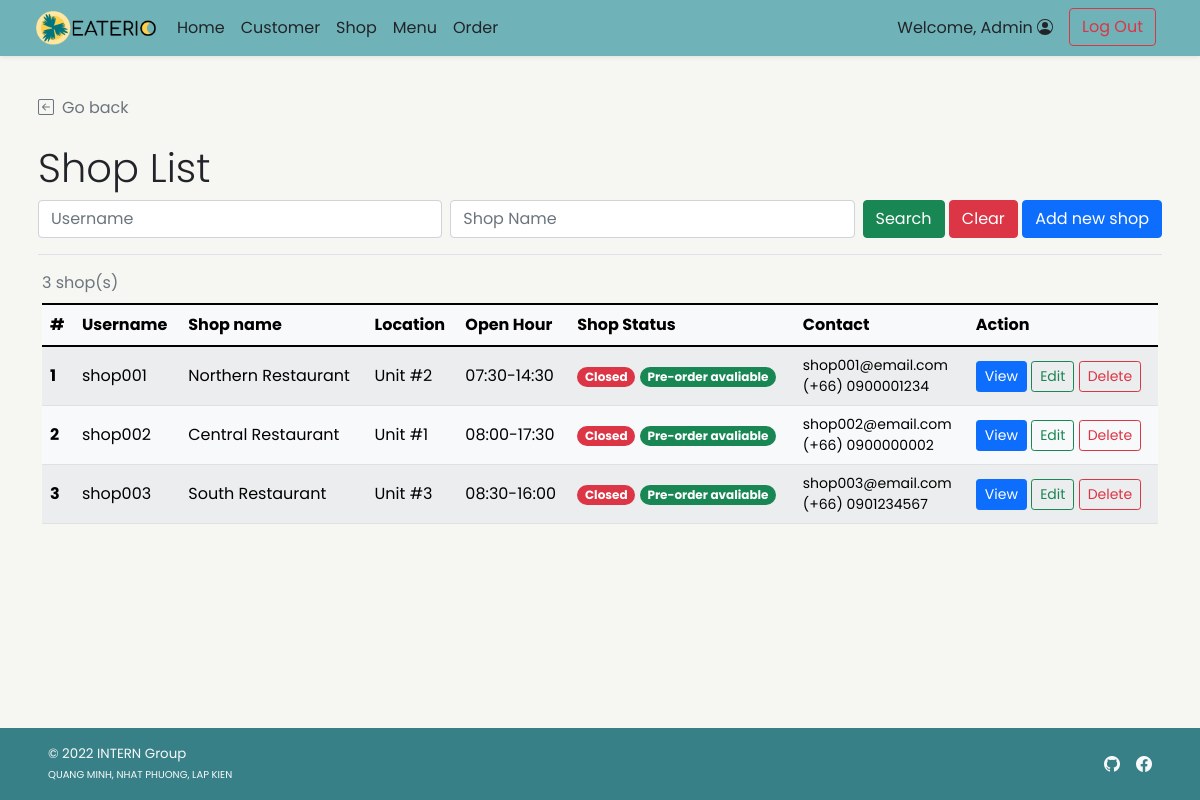
The page /admin/admin_shop_list.php (signed in) on the database as committed earlier.
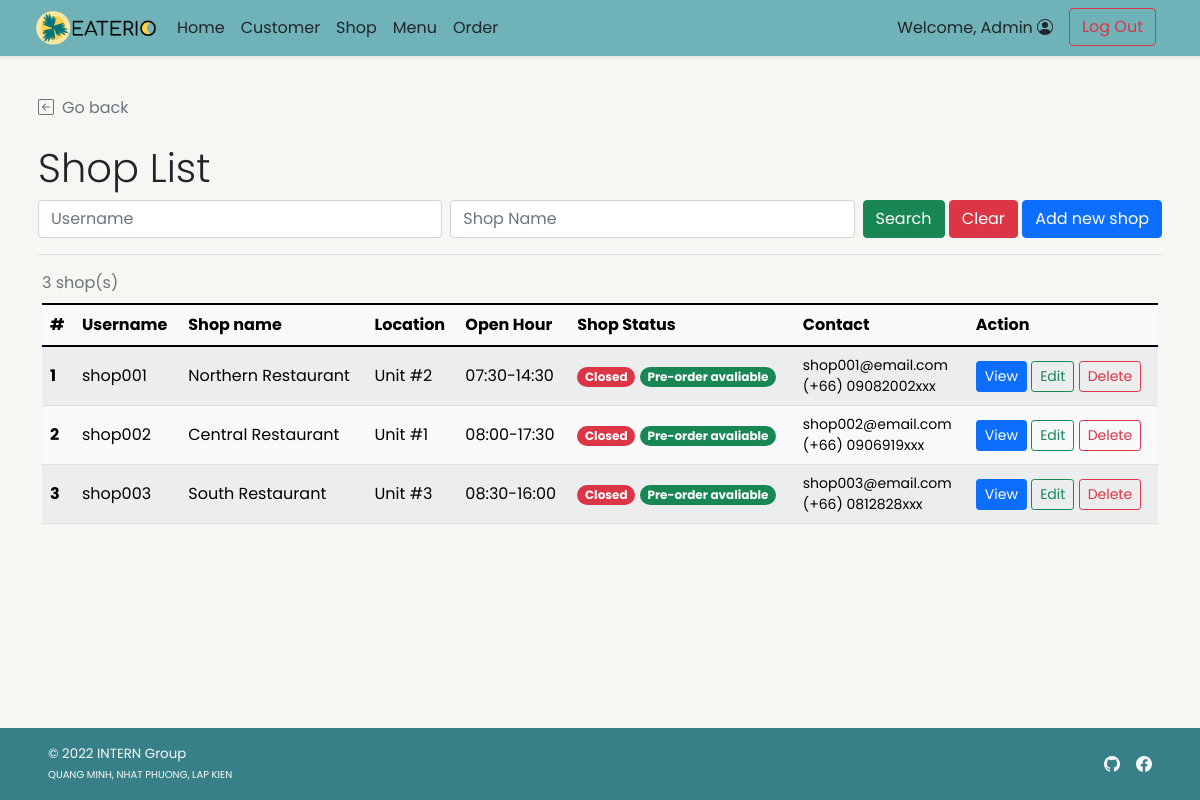
The same page on the database as committed later.
### tables this page shows
CREATE TABLE `shop` (
  `s_id` int(11) NOT NULL,
  `s_username` varchar(45) NOT NULL,
  `s_pwd` varchar(45) NOT NULL,
  `s_name` varchar(100) NOT NULL,
  `s_location` varchar(100) NOT NULL,
  `s_openhour` time NOT NULL,
  `s_closehour` time NOT NULL,
  `s_status` tinyint(4) NOT NULL DEFAULT 1 COMMENT 'Shop ready for taking an order or not (True for open, False for close)',
  `s_preorderStatus` tinyint(4) NOT NULL DEFAULT 1 COMMENT 'Shop is ready for tomorrow pre-order or not',
  `s_email` varchar(100) NOT NULL,
  `s_phoneno` varchar(45) NOT NULL,
  `s_pic` text DEFAULT NULL
);

### admin/admin_shop_list.php (the view, shortened to what the changed rows need)
<!DOCTYPE html>
<html lang="en" class="h-100">
<head>
    <?php
        include("../conn_db.php");
        include('../head.php');
    ?>
    <link href="../css/main.css" rel="stylesheet">
</head>
<body class="d-flex flex-column h-100">
    <div class="container p-2 pb-0" id="admin-dashboard">
        <div class="mt-4 border-bottom">
            <h2 class="pt-3 display-6">Shop List</h2>
        </div>
    </div>
    <div class="container pt-2" id="cust-table">
        <?php
            if(!isset($_GET["search"])){
                $search_query = "SELECT s_id,s_username,s_name,s_location,s_openhour,s_closehour,s_status,s_preorderstatus,s_email,s_phoneno FROM shop;";
            }else{
                $search_un=$_GET["un"];
                $search_sn=$_GET["sn"];
                $search_query = "SELECT s_id,s_username,s_name,s_location,s_openhour,s_closehour,s_status,s_preorderstatus,s_email,s_phoneno FROM shop
                WHERE s_username LIKE '%{$search_un}%' AND s_name LIKE '%{$search_sn}%';";
            }
            $search_result = $mysqli -> query($search_query);
            $search_numrow = $search_result -> num_rows;
            if($search_numrow == 0){
        ?>
        <div class="row">
            <div class="col mt-2 ms-2 p-2 bg-danger text-white rounded text-start">
                <svg xmlns="http://www.w3.org/2000/svg" width="16" height="16" fill="currentColor"
                    class="bi bi-x-circle ms-2" viewBox="0 0 16 16">
                    <path d="M8 15A7 7 0 1 1 8 1a7 7 0 0 1 0 14zm0 1A8 8 0 1 0 8 0a8 8 0 0 0 0 16z" />
                    <path
                        d="M4.646 4.646a.5.5 0 0 1 .708 0L8 7.293l2.646-2.647a.5.5 0 0 1 .708.708L8.707 8l2.647 2.646a.5.5 0 0 1-.708.708L8 8.707l-2.646 2.647a.5.5 0 0 1-.708-.708L7.293 8 4.646 5.354a.5.5 0 0 1 0-.708z" />
                </svg><span class="ms-2 mt-2">No shop found!</span>
                <a href="admin_shop_list.php" class="text-white">Clear Search Result</a>
            </div>
        </div>
        <?php } else{ ?>
        <div class="table-responsive">
        <table class="table rounded-5 table-light table-striped table-hover align-middle caption-top mb-5">
            <caption><?php echo $search_numrow;?> shop(s) <?php if(isset($_GET["search"])){?><br /><a
                    Result</a><?php } ?></caption>
            <thead class="bg-light">
                <tr>
                    <th scope="col">#</th>
                    <th scope="col">Username</th>
                    <th scope="col">Shop name</th>
                    <th scope="col">Location</th>
                    <th scope="col">Open Hour</th>
                    <th scope="col">Shop Status</th>
                    <th scope="col">Contact</th>
                    <th scope="col">Action</th>
                </tr>
            </thead>
            <tbody>
                <?php $i=1; while($row = $search_result -> fetch_array()){ ?>
                <tr>
                    <th><?php echo $i++;?></th>
                    <td><?php echo $row["s_username"];?></td>
                    <td><?php echo $row["s_name"];?></td>
                    <td class="text-wrap"><?php echo $row["s_location"];?></td>
                    <td>
                        <?php
                            $oh_arr = explode(":",$row["s_openhour"]);
                            $ch_arr = explode(":",$row["s_closehour"]);
                            $oh_hm = $oh_arr[0].":".$oh_arr[1];
                            $ch_hm = $ch_arr[0].":".$ch_arr[1];
                            echo $oh_hm."-".$ch_hm;
                        ?>
                    </td>
                    <td>
                        <?php
                            $now = date('H:i:s');
                            if((($now < $row["s_openhour"])||($now > $row["s_closehour"]))||($row["s_status"]==0)){
                        ?>
                        <span class="badge rounded-pill bg-danger">Closed</span>
                        <?php }else{ ?>
                        <span class="badge rounded-pill bg-success">Open</span>
                        <?php }
                            if($row["s_preorderstatus"]==1){
                        ?>
                        <span class="badge rounded-pill bg-success">Pre-order avaliable</span>
                        <?php }else{ ?>
                        <span class="badge rounded-pill bg-danger">Pre-order Unavaliable</span>
                        <?php } ?>
                    </td>
                    <td class="small"><?php echo $row["s_email"];?><br/><?php echo "(+66) ".$row["s_phoneno"];?></td>
                    <td>
                        <a href="admin_shop_detail.php?s_id=<?php echo $row["s_id"]?>"
                            class="btn btn-sm btn-primary">View</a>
                        <a href="admin_shop_edit.php?s_id=<?php echo $row["s_id"]?>"
                            class="btn btn-sm btn-outline-success">Edit</a>
                        <a href="admin_shop_delete.php?s_id=<?php echo $row["s_id"]?>"
                            class="btn btn-sm btn-outline-danger">Delete</a>
                    </td>
                </tr>
                <?php } ?>
            </tbody>
        </table>
        </div>
        <?php }
        ?>
    </div>
</body>
</html>

Rows that differ between the two databases and show on the page:
changed shop "shop001": s_phoneno "0900001234" → "09082002xxx"
changed shop "shop002": s_phoneno "0900000002" → "0906919xxx"
changed shop "shop003": s_phoneno "0901234567" → "0812828xxx"
